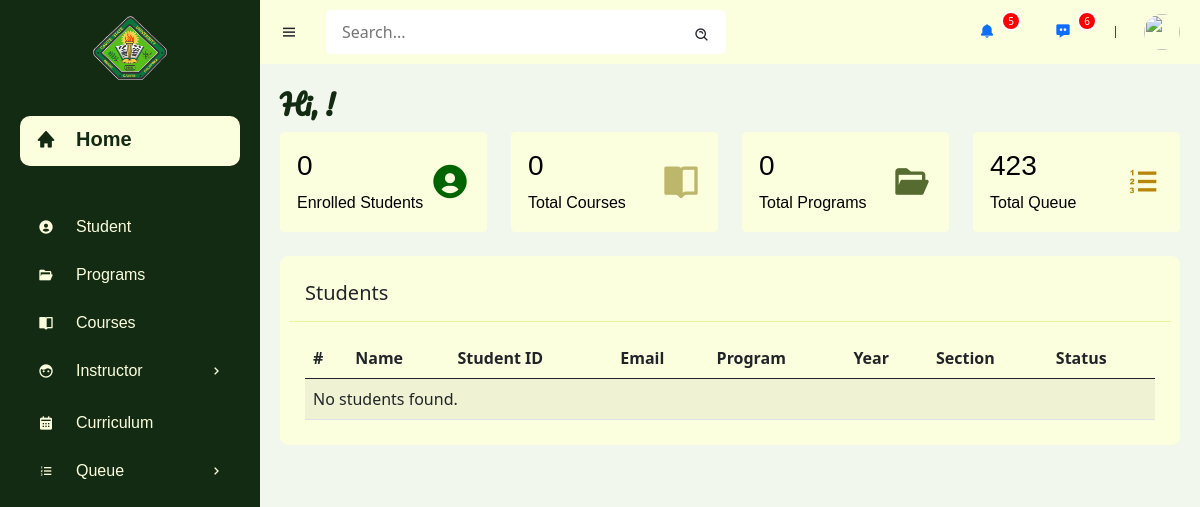
/admin/dashboard.php, run on an earlier commit of the app's database.
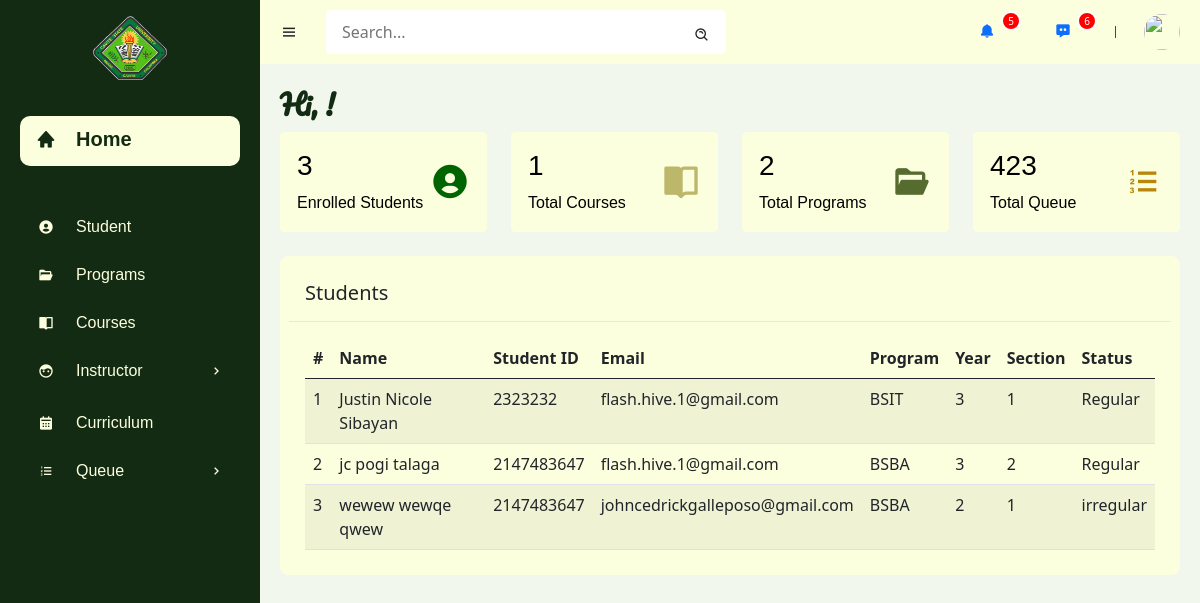
And on a later commit of the database.
### tables this page shows
CREATE TABLE `stud_details` (
  `id` int(255) NOT NULL,
  `fname` varchar(255) NOT NULL,
  `mname` varchar(255) NOT NULL,
  `lname` varchar(255) NOT NULL,
  `student_id` int(255) NOT NULL,
  `email` varchar(255) NOT NULL,
  `program` varchar(255) NOT NULL,
  `year` int(255) NOT NULL,
  `section` int(255) NOT NULL,
  `status` varchar(255) NOT NULL
);

### admin/dashboard.php (the view, shortened to what the changed rows need)
<?php
include("connection.php");
$query = "SELECT fname, mname, lname, student_id, email, program, year, section, status FROM stud_details";
$results = mysqli_query($conn, $query);
$count_query = "SELECT COUNT(*) as total_students FROM stud_details";
$count_result = mysqli_query($conn, $count_query);
$count_data = mysqli_fetch_assoc($count_result);
$total_students = $count_data['total_students'];
$count_query = "SELECT COUNT(*) as total_courses FROM courses WHERE archived = 0";
$count_result = mysqli_query($conn, $count_query);
$count_data = mysqli_fetch_assoc($count_result);
$total_courses = $count_data['total_courses'];
$count_query = "SELECT COUNT(*) as total_programs FROM programs";
$count_result = mysqli_query($conn, $count_query);
$count_data = mysqli_fetch_assoc($count_result);
$total_programs = $count_data['total_programs'];
?>
<!DOCTYPE html>
<html lang="en">
<head>
    <link href="https://cdn.jsdelivr.net/npm/bootstrap@5.0.2/dist/css/bootstrap.min.css" rel="stylesheet"/>
    <link rel="stylesheet" href="styles.css"/>
    <link rel="stylesheet" href="https://pro.fontawesome.com/releases/v5.10.0/css/all.css"/>
    <link href='https://unpkg.com/boxicons@2.1.4/css/boxicons.min.css' rel='stylesheet'>
</head>
<body>
    <section id="content">
        <main>
            <h1 class="title">Hi, !</h1>
            <div class="row">
                <div class="col-xl-3 col-sm-6 col-12">
                    <a href="student.php" class="card-link">
                        <div class="card">
                            <div class="card-content">
                                <div class="card-body">
                                    <div class="media d-flex">
                                        <div class="media-body text-right">
                                            <h3 class="text"><?php echo $total_students; ?></h3>
                                            <span class="ok">Enrolled Students</span>
                                        </div>
                                    </div>
                                </div>
                            </div>
                        </div>
                    </a>
                </div>
                <div class="col-xl-3 col-sm-6 col-12">
                    <a href="course.php" class="card-link">
                        <div class="card">
                            <div class="card-content">
                                <div class="card-body">
                                    <div class="media d-flex">
                                        <div class="media-body text-right">
                                            <h3 class="text"><?php echo $total_courses; ?></h3>
                                            <span class="ok">Total Courses</span>
                                        </div>
                                    </div>
                                </div>
                            </div>
                        </div>
                    </a>
                </div>
                <div class="col-xl-3 col-sm-6 col-12">
                    <a href="program.php" class="card-link">
                        <div class="card">
                            <div class="card-content">
                                <div class="card-body">
                                    <div class="media d-flex">
                                        <div class="media-body text-right">
                                            <h3 class="text"><?php echo $total_programs; ?></h3>
                                            <span class="ok">Total Programs</span>
                                        </div>
                                    </div>
                                </div>
                            </div>
                        </div>
                    </a>
                </div>
            </div>
            <div class="table my-4">
                <div class="row">
                    <div class="col-12">
                        <div class="table-container card">
                            <div class="card-body">
                                <table class="table table-striped">
                                    <thead>
                                        <tr>
                                            <th>#</th>
                                            <th>Name</th>
                                            <th>Student ID</th>
                                            <th>Email</th>
                                            <th>Program</th>
                                            <th>Year</th>
                                            <th>Section</th>
                                            <th>Status</th>
                                        </tr>
                                    </thead>
                                    <tbody>
                                        <?php
                                        if(mysqli_num_rows($results) > 0) {
                                            $counter = 1;
                                            while($data = mysqli_fetch_assoc($results)) {
                                                echo "
                                                <tr>
                                                    <td>{$counter}</td>
                                                    <td>{$data['fname']} {$data['mname']} {$data['lname']}</td>
                                                    <td>{$data['student_id']}</td>
                                                    <td>{$data['email']}</td>
                                                    <td>{$data['program']}</td>
                                                    <td>{$data['year']}</td>
                                                    <td>{$data['section']}</td>
                                                    <td>{$data['status']}</td>
                                                </tr>
                                                ";
                                                $counter++;
                                            }
                                        } else {
                                            echo "<tr><td colspan='8'>No students found.</td></tr>";
                                        }
                                        ?>
                                    </tbody>
                                </table>
                            </div>
                        </div>
                    </div>
                </div>
            </div>
        </main>
    </section>
</body>
</html>

What changed in the data, as far as the page shows it:
added stud_details: fname "Justin", mname "Nicole", lname "Sibayan", student "2323232", email "flash.hive.1@gmail.com", program "BSIT", year "3", section "1", status "Regular"
added stud_details: fname "jc", mname "pogi", lname "talaga", student "2147483647", email "flash.hive.1@gmail.com", program "BSBA", year "3", section "2", status "Regular"
added stud_details: fname "wewew", mname "wewqe", lname "qwew", student "2147483647", email "johncedrickgalleposo@gmail.com", program "BSBA", year "2", section "1", status "irregular"
Also different on the page:
$total_students: "0" → "3"
$total_courses: "0" → "1"
$total_programs: "0" → "2"
text no longer shown: "No students found."
